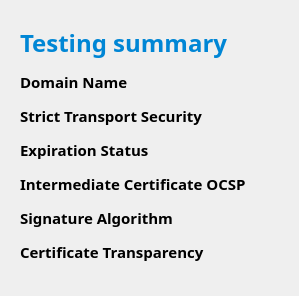
                  <widget class="QWidget" name="widget_13" native="true">
                   <layout class="QHBoxLayout" name="horizontalLayout_60">
                    <item>
                     <widget class="QWidget" name="widget_73" native="true">
                      <property name="font">
                       <font>
                        <family>Barlow</family>
                       </font>
                      </property>
                      <layout class="QVBoxLayout" name="verticalLayout_25">
                       <item>
                        <widget class="QLabel" name="label_testingHttps_2">
                         <property name="minimumSize">
                          <size>
                           <width>0</width>
                           <height>30</height>
                          </size>
                         </property>
                         <property name="maximumSize">
                          <size>
                           <width>16777215</width>
                           <height>30</height>
                          </size>
                         </property>
                         <property name="font">
                          <font>
                           <family>Barlow</family>
                           <pointsize>18</pointsize>
                           <weight>75</weight>
                           <bold>true</bold>
                           <underline>false</underline>
                          </font>
                         </property>
                         <property name="styleSheet">
                          <string notr="true">color: rgba(0,134,213,255);</string>
                         </property>
                         <property name="text">
                          <string>Testing summary</string>
                         </property>
                        </widget>
                       </item>
                       <item>
                        <widget class="QLabel" name="label_domainName_2">
                         <property name="minimumSize">
                          <size>
                           <width>0</width>
                           <height>20</height>
                          </size>
                         </property>
                         <property name="maximumSize">
                          <size>
                           <width>16777215</width>
                           <height>20</height>
                          </size>
                         </property>
                         <property name="font">
                          <font>
                           <family>Barlow</family>
                           <pointsize>11</pointsize>
                           <weight>75</weight>
                           <bold>true</bold>
                          </font>
                         </property>
                         <property name="styleSheet">
                          <string notr="true">color: rgba(0,0,0,255) ;</string>
                         </property>
                         <property name="text">
                          <string>Domain Name</string>
                         </property>
                        </widget>
                       </item>
                       <item>
                        <widget class="QLabel" name="label_STS_2">
                         <property name="minimumSize">
                          <size>
                           <width>0</width>
                           <height>20</height>
                          </size>
                         </property>
                         <property name="maximumSize">
                          <size>
                           <width>16777215</width>
                           <height>20</height>
                          </size>
                         </property>
                         <property name="font">
                          <font>
                           <family>Barlow</family>
                           <pointsize>11</pointsize>
                           <weight>75</weight>
                           <bold>true</bold>
                          </font>
                         </property>
                         <property name="styleSheet">
                          <string notr="true">color: rgba(0,0,0,255) ;</string>
                         </property>
                         <property name="text">
                          <string>Strict Transport Security</string>
                         </property>
                        </widget>
                       </item>
                       <item>
                        <widget class="QLabel" name="label_serverBanner_2">
                         <property name="minimumSize">
                          <size>
                           <width>0</width>
                           <height>20</height>
                          </size>
                         </property>
                         <property name="maximumSize">
                          <size>
                           <width>16777215</width>
                           <height>20</height>
                          </size>
                         </property>
                         <property name="font">
                          <font>
                           <family>Barlow</family>
                           <pointsize>11</pointsize>
                           <weight>75</weight>
                           <bold>true</bold>
                          </font>
                         </property>
                         <property name="styleSheet">
                          <string notr="true">color: rgba(0,0,0,255) ;</string>
                         </property>
                         <property name="text">
                          <string>Expiration Status</string>
                         </property>
                        </widget>
                       </item>
                       <item>
                        <widget class="QLabel" name="label_SignatureHttps_2">
                         <property name="minimumSize">
                          <size>
                           <width>0</width>
                           <height>20</height>
                          </size>
                         </property>
                         <property name="maximumSize">
                          <size>
                           <width>16777215</width>
                           <height>20</height>
                          </size>
                         </property>
                         <property name="font">
                          <font>
                           <family>Barlow</family>
                           <pointsize>11</pointsize>
                           <weight>75</weight>
                           <bold>true</bold>
                          </font>
                         </property>
                         <property name="styleSheet">
                          <string notr="true">color: rgba(0,0,0,255) ;</string>
                         </property>
                         <property name="text">
                          <string>Intermediate Certificate OCSP</string>
                         </property>
                        </widget>
                       </item>
                       <item>
                        <widget class="QLabel" name="label_cerTransHttps_2">
                         <property name="minimumSize">
                          <size>
                           <width>0</width>
                           <height>20</height>
                          </size>
                         </property>
                         <property name="maximumSize">
                          <size>
                           <width>16777215</width>
                           <height>20</height>
                          </size>
                         </property>
                         <property name="font">
                          <font>
                           <family>Barlow</family>
                           <pointsize>11</pointsize>
                           <weight>75</weight>
                           <bold>true</bold>
                          </font>
                         </property>
                         <property name="styleSheet">
                          <string notr="true">color: rgba(0,0,0,255) ;</string>
                         </property>
                         <property name="text">
                          <string>Signature Algorithm</string>
                         </property>
                        </widget>
                       </item>
                       <item>
                        <widget class="QLabel" name="label_issuerHttps_2">
                         <property name="minimumSize">
                          <size>
                           <width>0</width>
                           <height>20</height>
                          </size>
                         </property>
                         <property name="maximumSize">
                          <size>
                           <width>16777215</width>
                           <height>20</height>
                          </size>
                         </property>
                         <property name="font">
                          <font>
                           <family>Barlow</family>
                           <pointsize>11</pointsize>
                           <weight>75</weight>
                           <bold>true</bold>
                          </font>
                         </property>
                         <property name="styleSheet">
                          <string notr="true">color: rgba(0,0,0,255) ;</string>
                         </property>
                         <property name="text">
                          <string>Certificate Transparency</string>
                         </property>
                        </widget>
                       </item>
                      </layout>
                     </widget>
                    </item>
                    <item>
                     <widget class="QWidget" name="widget_120" native="true">
                      <layout class="QVBoxLayout" name="verticalLayout_48">
                       <item>
                        <widget class="QLabel" name="label_2">
                         <property name="minimumSize">
                          <size>
                           <width>0</width>
                           <height>40</height>
                          </size>
                         </property>
                         <property name="maximumSize">
                          <size>
                           <width>16777215</width>
                           <height>40</height>
                          </size>
                         </property>
                         <property name="font">
                          <font>
                           <family>Barlow</family>
                           <pointsize>11</pointsize>
                           <weight>75</weight>
                           <bold>true</bold>
                          </font>
                         </property>
                         <property name="text">
                          <string/>
                         </property>
                        </widget>
                       </item>
                       <item>
                        <widget class="QLabel" name="label_result_DomainName">
                         <property name="minimumSize">
                          <size>
                           <width>0</width>
                           <height>30</height>
                          </size>
                         </property>
                         <property name="maximumSize">
                          <size>
                           <width>16777215</width>
                           <height>30</height>
                          </size>
                         </property>
                         <property name="font">
                          <font>
                           <family>Barlow</family>
                           <pointsize>11</pointsize>
                           <weight>75</weight>
                           <bold>true</bold>
                          </font>
                         </property>
                         <property name="styleSheet">
                          <string notr="true">color: rgba(0,0,0,255) ;</string>
                         </property>
                         <property name="text">
                          <string/>
                         </property>
                        </widget>
                       </item>
                       <item>
                        <widget class="QLabel" name="label_result_STS">
                         <property name="minimumSize">
                          <size>
                           <width>0</width>
                           <height>30</height>
                          </size>
                         </property>
                         <property name="maximumSize">
                          <size>
                           <width>16777215</width>
                           <height>30</height>
                          </size>
                         </property>
                         <property name="font">
                          <font>
                           <family>Barlow</family>
                           <pointsize>11</pointsize>
                           <weight>75</weight>
                           <bold>true</bold>
                          </font>
                         </property>
                         <property name="styleSheet">
                          <string notr="true">color: rgba(0,0,0,255) ;</string>
                         </property>
                         <property name="text">
                          <string/>
                         </property>
                        </widget>
                       </item>
                       <item>
                        <widget class="QLabel" name="label_result_Expiration">
                         <property name="minimumSize">
                          <size>
                           <width>0</width>
                           <height>30</height>
                          </size>
                         </property>
                         <property name="maximumSize">
                          <size>
                           <width>16777215</width>
                           <height>30</height>
                          </size>
                         </property>
                         <property name="font">
                          <font>
                           <family>Barlow</family>
                           <pointsize>11</pointsize>
                           <weight>75</weight>
                           <bold>true</bold>
                          </font>
                         </property>
                         <property name="styleSheet">
                          <string notr="true">color: rgba(0,0,0,255) ;</string>
                         </property>
                         <property name="text">
                          <string/>
                         </property>
                        </widget>
                       </item>
                       <item>
                        <widget class="QLabel" name="label_Result_CertOCSP">
                         <property name="minimumSize">
                          <size>
                           <width>0</width>
                           <height>30</height>
                          </size>
                         </property>
                         <property name="maximumSize">
                          <size>
                           <width>16777215</width>
                           <height>30</height>
                          </size>
                         </property>
                         <property name="font">
                          <font>
                           <family>Barlow</family>
                           <pointsize>11</pointsize>
                           <weight>75</weight>
                           <bold>true</bold>
                          </font>
                         </property>
                         <property name="styleSheet">
                          <string notr="true">color: rgba(0,0,0,255) ;</string>
                         </property>
                         <property name="text">
                          <string/>
                         </property>
                        </widget>
                       </item>
                       <item>
                        <widget class="QLabel" name="label_Result_Signature">
                         <property name="minimumSize">
                          <size>
                           <width>0</width>
                           <height>30</height>
                          </size>
                         </property>
                         <property name="maximumSize">
                          <size>
                           <width>16777215</width>
                           <height>30</height>
                          </size>
                         </property>
                         <property name="font">
                          <font>
                           <family>Barlow</family>
                           <pointsize>11</pointsize>
                           <weight>75</weight>
                           <bold>true</bold>
                          </font>
                         </property>
                         <property name="styleSheet">
                          <string notr="true">color: rgba(0,0,0,255) ;</string>
                         </property>
                         <property name="text">
                          <string/>
                         </property>
                        </widget>
                       </item>
                       <item>
                        <widget class="QLabel" name="label_Result_Transparency">
                         <property name="minimumSize">
                          <size>
                           <width>0</width>
                           <height>30</height>
                          </size>
                         </property>
                         <property name="maximumSize">
                          <size>
                           <width>16777215</width>
                           <height>30</height>
                          </size>
                         </property>
                         <property name="font">
                          <font>
                           <family>Barlow</family>
                           <pointsize>11</pointsize>
                           <weight>75</weight>
                           <bold>true</bold>
                          </font>
                         </property>
                         <property name="styleSheet">
                          <string notr="true">color: rgba(0,0,0,255) ;</string>
                         </property>
                         <property name="text">
                          <string/>
                         </property>
                        </widget>
                       </item>
                      </layout>
                     </widget>
                    </item>
                   </layout>
                  </widget>
